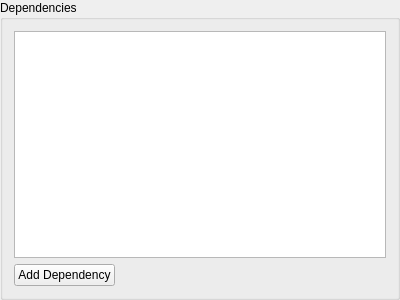
<?xml version="1.0" encoding="UTF-8"?>
<ui version="4.0">
 <class>DependencyConstraintEditor</class>
 <widget class="QGroupBox" name="DependencyConstraintEditor">
  <property name="geometry">
   <rect>
    <x>0</x>
    <y>0</y>
    <width>400</width>
    <height>300</height>
   </rect>
  </property>
  <property name="windowTitle">
   <string>GroupBox</string>
  </property>
  <property name="title">
   <string>Dependencies</string>
  </property>
  <layout class="QVBoxLayout" name="verticalLayout">
   <item>
    <widget class="QListView" name="listView"/>
   </item>
   <item>
    <layout class="QHBoxLayout" name="horizontalLayout">
     <item alignment="Qt::AlignLeft">
      <widget class="QPushButton" name="addDependencyButton">
       <property name="text">
        <string>Add Dependency</string>
       </property>
       <property name="icon">
        <iconset resource="../../../resources.qrc">
         <normaloff>:/icons/16x16/gui/images/16x16/actions/edit_add.png</normaloff>:/icons/16x16/gui/images/16x16/actions/edit_add.png</iconset>
       </property>
      </widget>
     </item>
    </layout>
   </item>
  </layout>
 </widget>
 <resources>
  <include location="../../../resources.qrc"/>
 </resources>
 <connections/>
</ui>
